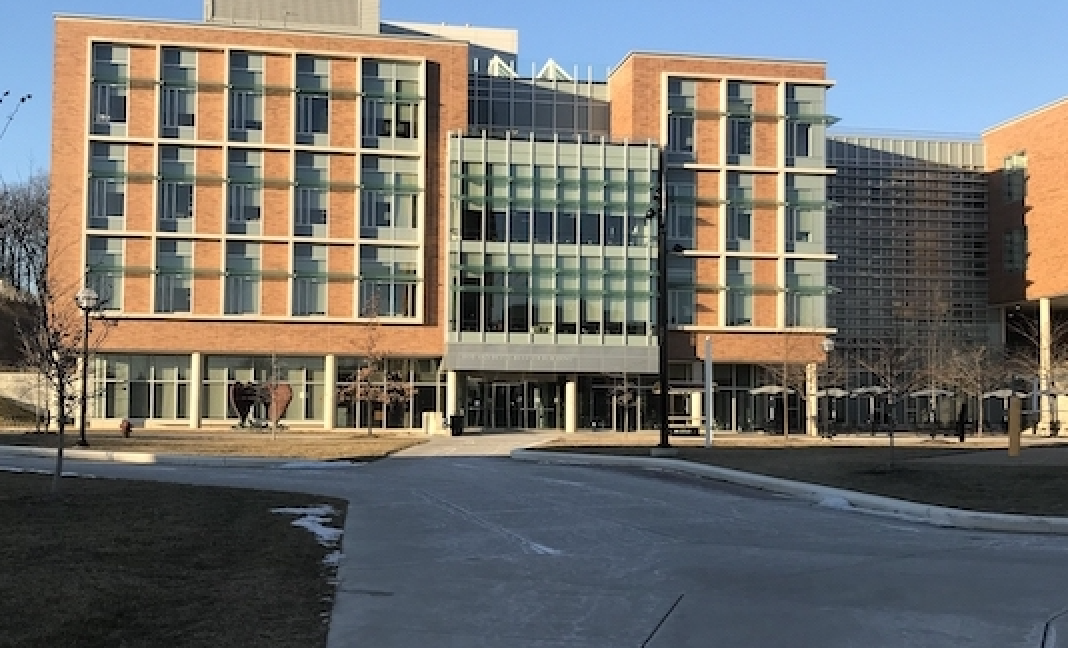
//> input picture bbb_down.jpg, 1068 x 648 px
$ ./serial bbb_down.jpg bbb_left.jpg   (built with g++ and OpenCV 4)
//> lines starting //> are read from the running program, lines starting //| are printed output that depends on the picture
#include <iostream>
#include <vector>
#include <math.h>
#include <numeric>
#include <limits>
#include <fstream>
#include <stdlib.h>
#include <algorithm>
#include <opencv2/opencv.hpp>
#include <opencv2/core.hpp>
#include <opencv2/highgui.hpp>
#include <opencv2/features2d.hpp>
#include <opencv2/xfeatures2d.hpp>


using namespace cv;
using namespace cv::xfeatures2d;
using namespace std;

void writeMatFile(vector<vector<double> >& v, string fileName){
    string output;
    for(int i = 0; i < v.size(); i++){
        for(int j = 0; j < v[0].size(); j++){
            output += to_string(v[i][j]) + " ";
        }
        output += "\n";
    }
    ofstream myfile;
    myfile.open (fileName);
    myfile << output;
    myfile.close();
    return;
}

double calDis(vector<double>& d1, vector<double>& d2){
    double result = 0;
    for(int i = 0; i < d1.size(); i++){
        result += (d1[i] - d2[i])*(d1[i] - d2[i]);
    }
    result = sqrt(result);
    // cout << result << endl;
    return result;
}

int findMatch(vector<double>& dis, double thres){
    double firstmin = numeric_limits<double>::max();
    double secondmin = numeric_limits<double>::max();
    int firstindex = -1;
    for(int i = 0; i < dis.size(); i++){
        if(dis[i] < firstmin){
            secondmin = firstmin;
            firstmin = dis[i];
            firstindex = i;
        }else if(dis[i] < secondmin && dis[i] != firstmin){
            secondmin = dis[i];
        }else{
            continue;
        }
    }
    // cout << "first: " << firstmin << endl;
    // cout << "second: " << secondmin << endl;
    if(firstmin/secondmin< thres){
        // cout << firstindex << endl;
        return firstindex;
    }
    return -1;
}

void findPair(vector<vector<double> > & distance, vector<DMatch>& matches){
    double threshold = 0.7;
    for(int i = 0; i < distance.size(); i++){
        int pind = findMatch(distance[i], threshold);
        if(pind != -1){
            DMatch nmatch = DMatch(i, pind, distance[i][pind]);
            matches.push_back(nmatch);
        }
    }
}

void calMeanVar(vector<double>& v, double& mean, double& var){
    double sum = accumulate(v.begin(), v.end(), 0.0);
    mean =  sum / v.size();
    double sq_sum = inner_product(v.begin(), v.end(), v.begin(), 0.0);
    var = sqrt(sq_sum / v.size() - mean * mean);
    return;
}

void normalize(vector<double>& v){
    double mean = 0;
    double var = 0;
    calMeanVar(v, mean, var);
    for(int i = 0; i < v.size(); i++){
        v[i] = (v[i] - mean) / var;
    }
    return;
}

void findPos(vector<DMatch>& matches, vector<KeyPoint>& k1, vector<KeyPoint>& k2, vector<vector<float> >& coords){
    for(int i = 0; i < matches.size(); i++){
        vector<float> c;
        c.push_back(k1[matches[i].queryIdx].pt.x);
        c.push_back(k1[matches[i].queryIdx].pt.y);
        c.push_back(k2[matches[i].trainIdx].pt.x);
        c.push_back(k2[matches[i].trainIdx].pt.y);
        coords.push_back(c);
    }
    return;
}

void findRandomIdx(vector<int>& idx, int m, int K){
    for(int i = 0; i < K; i++){
        idx.push_back(rand() % m);
    }
    return;
}

void findSubset(vector<vector<float> >& coords, int K, vector<vector<float> >& subset){
    vector<int> idx;
    findRandomIdx(idx, coords.size() - 1, K);
    for(int i = 0; i < idx.size(); i++){
        subset.push_back(coords[idx[i]]);
    }
    return;
}

void fitModel(vector<vector<float> >& coords, vector<vector<double> >& h){
    Mat w, u, vt;
    Mat A = Mat::zeros(2*coords.size(), 9, CV_32F);
    for(int i = 0; i < coords.size(); i++){
        A.at<float>((2*i), 3) = -coords[i][0];
        A.at<float>((2*i), 4) = -coords[i][1];
        A.at<float>((2*i), 5) = -1;
        A.at<float>((2*i), 6) = coords[i][3] * coords[i][0];
        A.at<float>((2*i), 7) = coords[i][3] * coords[i][1];
        A.at<float>((2*i), 8) = coords[i][3];
        A.at<float>((2*i+1), 0) = coords[i][0];
        A.at<float>((2*i+1), 1)= coords[i][1];
        A.at<float>((2*i+1), 2) = 1;
        A.at<float>((2*i+1), 6)= -coords[i][2] * coords[i][0];
        A.at<float>((2*i+1), 7) = -coords[i][2] * coords[i][1];
        A.at<float>((2*i+1), 8) = -coords[i][2];
    }
    SVD::compute(A, w, u, vt, cv::SVD::FULL_UV);
    double norm = 0;
    for(int i = 0; i < 3; i++){
        for(int j = 0; j < 3; j++){
            h[i][j] = vt.at<float>(8, 3*i+j);
            norm += h[i][j]*h[i][j];
        }
    }
    norm = sqrt(norm);
    for(int i = 0; i < 3; i++){
        for(int j = 0; j < 3; j++){
            h[i][j] = h[i][j] / norm;
        }
    }
    for(int i = 0; i < 3; i++){
        for(int j = 0; j < 3; j++){
            h[i][j] = h[i][j] / h[2][2];
        }
    }
    return;
}

double pointDis(vector<float>& p, vector<vector<double> >& h){
    vector<float> ep1(3, 0);
    ep1[0] = h[0][0]*p[0] + h[0][1]*p[1] + h[0][2];
    ep1[1] = h[1][0]*p[0] + h[1][1]*p[1] + h[1][2];
    ep1[2] = h[2][0]*p[0] + h[2][1]*p[1] + h[2][2];
    ep1[0] /= ep1[2];
    ep1[1] /= ep1[2];
    return sqrt((ep1[0] - p[2])*(ep1[0] - p[2])+(ep1[1] - p[3])*(ep1[1] - p[3]));
}

vector<vector<double> > ransac(vector<vector<float> >& coords){
    int numTrials = 100;
    float thres = 5.0;
    int K = 4;
    vector<vector<float> > bestinliers;
    double besterror;
    for(int i = 0; i < numTrials; i++){
        vector<vector<float> > subset;
        findSubset(coords, K, subset);
        vector<vector<double> > h(3, vector<double>(3, 0));
        fitModel(subset, h);
        vector<vector<float> > inliers;
        double allerror = 0;
        for(int j = 0; j < coords.size(); j++){
            double dis = pointDis(coords[j], h);
            if(dis < thres){
                inliers.push_back(coords[j]);
                allerror += dis;
            }
        }
        if(inliers.size() > bestinliers.size()){
            bestinliers = inliers;
            besterror = allerror;
        }
    }
    vector<vector<double> > besth(3, vector<double>(3, 0));
    fitModel(bestinliers, besth);
    cout << bestinliers.size() << endl;
    cout << "error: " << besterror / bestinliers.size() << endl;
    return besth;
}

Mat warpImages(Mat left_img, Mat right_img, vector<vector<double> >& h){
    Mat trans(3, 3, CV_32F);
    for(int i = 0; i < 3; i++){
        for(int j = 0; j < 3; j++){
            trans.at<float>(i, j) = h[i][j];
        }
    }
    double h1 = left_img.rows;
    double w1 = left_img.cols;
    double h2 = right_img.rows;
    double w2 = right_img.cols;
    Mat corner1 = (Mat_<float>(3,4) << 0, 0, w1, w1, 0, h1, h1, 0, 1, 1, 1, 1);
    Mat corner2 = (Mat_<float>(2,4) << 0, 0, w2, w2, 0, h2, h2, 0);
    Mat sc1 = trans*corner1;
    for(int i = 0; i < 2; i++){
        for(int j = 0; j < 4; j++){
            sc1.at<float>(i, j) = sc1.at<float>(i, j) / sc1.at<float>(2, j);
        }
    }
    cout << sc1 << endl;
    float xmin, ymin = numeric_limits<float>::max();
    float xmax, ymax = numeric_limits<float>::min();
    for(int i = 0; i < 4; i++){
        xmin = std::min(xmin, sc1.at<float>(0, i));
        xmin = std::min(xmin, corner2.at<float>(0, i));
        ymin = std::min(ymin, sc1.at<float>(1, i));
        ymin = std::min(ymin, corner2.at<float>(1, i));
        xmax = std::max(xmax, sc1.at<float>(0, i));
        xmax = std::max(xmax, corner2.at<float>(0, i));
        ymax = std::max(ymax, sc1.at<float>(1, i));
        ymax = std::max(ymax, corner2.at<float>(1, i));
    }
    cout << xmin << ymin << endl;
    cout << xmax << ymax << endl;
    Mat ht = (Mat_<float>(3,3) << 1,0,-xmin,0,1,-ymin,0,0,1);
    Mat outimg;
    warpPerspective(left_img, outimg, ht*trans, Size_<int>(xmax-xmin, ymax-ymin));
    for (int i = -ymin; i < -ymin + h2; i++){
        for (int j = -xmin; j < -xmin + w2; j++){
            if (outimg.at<uchar>(i, j) == 0)
                outimg.at<uchar>(i, j) = right_img.at<uchar>(i+ymin, j+xmin);
            else
                outimg.at<uchar>(i, j) = (int(outimg.at<uchar>(i, j)) + int(right_img.at<uchar>(i+ymin, j+xmin)))/2;
        }
    }

    return outimg;
}

int main(int argc, char** argv ){
    if ( argc != 3 ){
        cout << "usage: serial <Image_Path_Left> <Image_Path_Right>" << endl;
        return -1;
    }
    Mat left_img;
    left_img = imread(argv[1], 0);
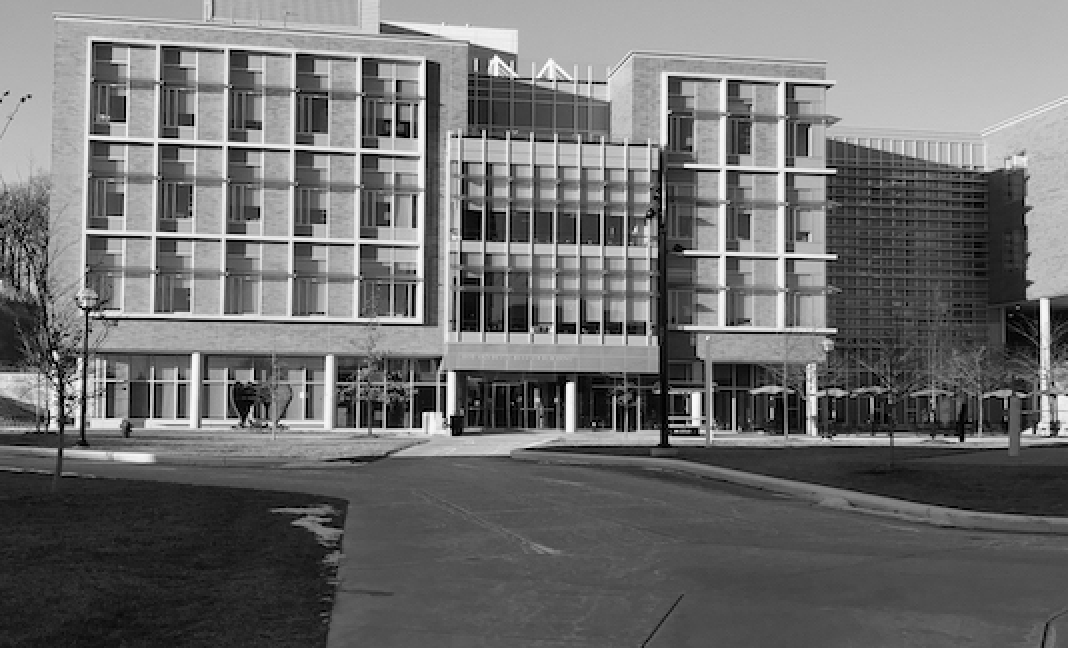
//> left_img: 648 rows x 1068 cols, CV_8UC1; min 0, max 252, mean 110.6
    Mat right_img;
    right_img = imread(argv[2], 0);
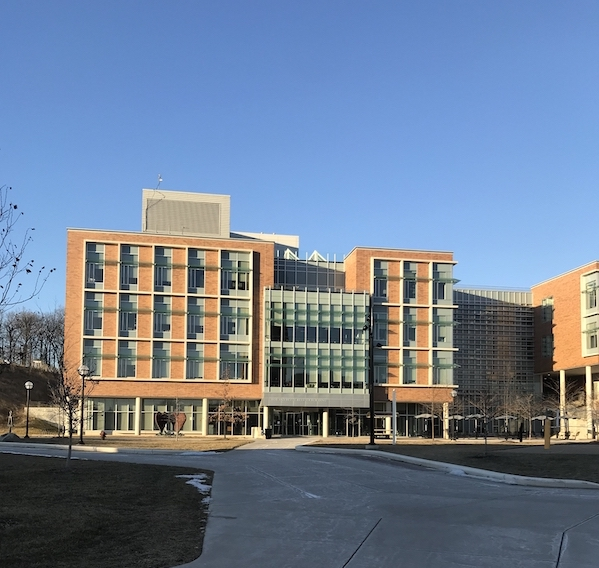
//> input picture bbb_left.jpg, 599 x 568 px
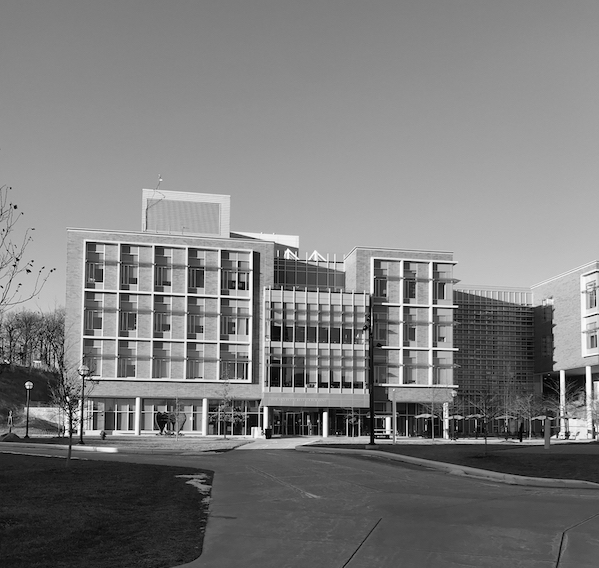
//> right_img: 568 rows x 599 cols, CV_8UC1; min 0, max 254, mean 123.9
    if ( !left_img.data || !right_img.data){
        cout << "No image data" << endl;
        return -1;
    }

    int nums_des = 400;

    Ptr<SIFT> detector = SIFT::create(nums_des);
    vector<KeyPoint> keypoints1, keypoints2;
    Mat descriptors1, descriptors2;
    detector->detectAndCompute( left_img, noArray(), keypoints1, descriptors1 );
//> keypoints1 = 401 keypoints; strongest (x, y, size): (570, 388, 7.5), (415, 271, 1.9), (53, 426, 6.3), (55, 355, 4.5)
    detector->detectAndCompute( right_img, noArray(), keypoints2, descriptors2 );
//> keypoints2 = 400 keypoints; strongest (x, y, size): (325, 415, 3.6), (456, 306, 1.8), (67, 434, 3.2), (15, 207, 2.2)

    // cout << descriptors1.type() << endl;

    vector<vector<double> > des1;
    vector<vector<double> > des2;

    if(descriptors1.rows < nums_des || descriptors2.rows < nums_des ){
        cout << "Not " << nums_des << " descriptors, have total " << descriptors1.rows << endl;
        return -1;
    }

    for (int i = 0; i < nums_des; i++) {
        vector<double> tmp1;
        vector<double> tmp2;
        for(int j = 0; j < descriptors1.cols; j++){
            tmp1.push_back(double(*(descriptors1.ptr<float>(i) + j)));
            tmp2.push_back(double(*(descriptors2.ptr<float>(i) + j)));
        }
        des1.push_back(tmp1);
        des2.push_back(tmp2);
    }
//> after the loop, des1 = 400 items; des2 = 400 items

    // [11 lines of commented-out code are left out]

    vector<vector<double> > distance(nums_des, vector<double>(nums_des, 0));
    for(int i = 0; i < nums_des; i++){
        for(int j = 0; j < nums_des; j++){
            normalize(des1[i]);
            normalize(des2[j]);
            distance[i][j] = calDis(des1[i], des2[j]);
            // distance[i][j] = norm(des1[i], des2[j], NORM_L2, noArray() );
        }
    }

    // writeMatFile(distance, "400_distance.txt");

    vector<DMatch> matches;
    findPair(distance, matches);

    cout << matches.size() << endl;
    // Mat outimg;
    // drawMatches(left_img, keypoints1, right_img, keypoints2, matches, outimg);

    vector<vector<float> > coords;
    findPos(matches, keypoints1, keypoints2, coords);
//> after the loop in findPos, `for(int i = 0; i < matches.size(); i++)`: coords = 149 items
//> coords = 149 items
    vector<vector<double> > h = ransac(coords);
//> the loop in ransac, `for(int i = 0; i < numTrials; i++)` made 100 passes
//> (idx in findSubset, w in fitModel, allerror, besterror) on pass 1: ([71, 146, 5, 83], [445715, 90582.7, 968.8, 217.2, 117.7, 70.03, 4.87, 0.0947], 13.42, 13.42)
//> (idx in findSubset, allerror, besterror) on pass 4: ([102, 127, 115, 2], 123.2, 123.2)
//> after the loop in ransac, `for(int i = 0; i < numTrials; i++)`: bestinliers = 128 items; besterror = 123.2
//| 128
//| error: 0.962749
//> h = 3 items

    Mat outimg = warpImages(left_img, right_img, h);
//> after the loop in warpImages, `for(int i = 0; i < 3; i++)`: trans = [[0.5, 0.000186, 39.85], [-0.000158, 0.5, 220.9], [-2.85e-07, 6.68e-07, 1]]
//> in warpImages, `Mat sc1 = trans*corner1;`: sc1 = [[39.85, 39.97, 573.9, 573.8], [220.9, 545.1, 544.9, 220.7], [1, 1, 1, 1]]
//> after the loop in warpImages, `for(int i = 0; i < 2; i++)`: sc1 = [[39.85, 39.95, 573.9, 574], [220.9, 544.9, 544.9, 220.8], [1, 1, 1, 1]]
//| [39.850399, 39.95332, 573.85614, 573.98444;
//|  220.8571, 544.85382, 544.8515, 220.75598;
//|  1, 1.0004331, 1.0001281, 0.99969512]
//> the loop in warpImages, `for(int i = 0; i < 4; i++)` made 4 passes
//> (xmax, ymax) on passes 1 to 4: (39.85, 220.9), (39.95, 568), (599, 568), (599, 568)
//> after the loop in warpImages, `for(int i = 0; i < 4; i++)`: xmin = 0; xmax = 599; ymax = 568
//| 00
//| 599568
//> in warpImages, `Mat ht = (Mat_<float>(3,3) << 1,0,-xmin,0,1,-ymin,0,0,1);`: ht = [[1, 0, 0], [0, 1, 0], [0, 0, 1]]
//> in warpImages, `warpPerspective(left_img, outimg, ht*trans, Size_<int>(xmax-xmin, ymax..`:
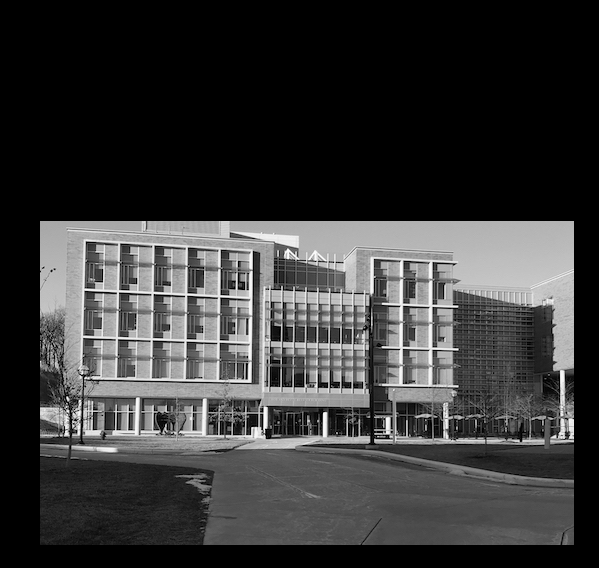
//> outimg: 568 rows x 599 cols, CV_8UC1; min 0, max 252, mean 56.2

    // Mat nlimg;
    // drawKeypoints(left_img, keypoints1, nlimg);

    // imwrite("./test.jpg", outimg);

    namedWindow("Display Image", WINDOW_AUTOSIZE );
    imshow("Display Image", outimg);
    waitKey(0);
    return 0;
}
